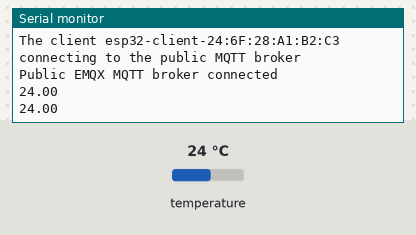
Simulated run of this sketch. Board: ESP32. Shown: the last lines printed to the serial monitor. Inputs (shaded band) come from the test bench; at power-on: temperature 24 °C. WiFi joins after 1.5 s; servers stay silent unless stated; no MQTT or app messages arrive unless stated.

Above: at 2.7 s.
2.8 s: temperature set to 12 °C
At 6.2 s:
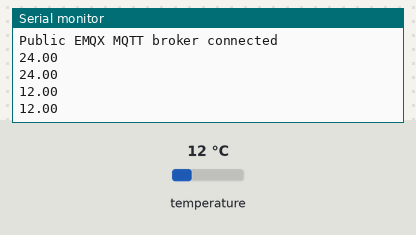
6.5 s: temperature set to 19 °C
At 8.3 s:
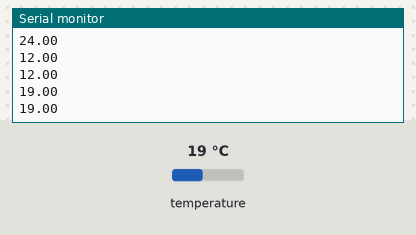
Timing chart, 0 to 9.8 s (numbered marks = the images above; inputs shaded):
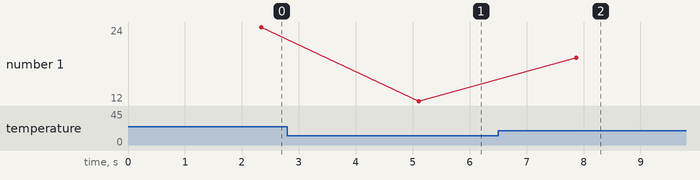

Measured:
- after the input at 2.8 s, the serial monitor: prints a new line after 2.3 s (image 1)
- after the input at 6.5 s, the serial monitor: prints a new line after 1.4 s (image 2)
- plotted number 1: 24 → 12 after the input at 2.8 s, 12 → 19 after the input at 6.5 s

The sketch:

ESP32_hardware_code.ino
```cpp
#include <WiFi.h>
#include <PubSubClient.h>
#include <OneWire.h>
#include <DallasTemperature.h>
const int oneWireBus = 21;

// Setup a oneWire instance to communicate with any OneWire devices
OneWire oneWire(oneWireBus);

// Pass our oneWire reference to Dallas Temperature sensor
DallasTemperature sensors(&oneWire);
// WiFi
const char *ssid = "Royal PG 2nd 3rd 4th";  // Enter your Wi-Fi name
const char *password = "Royal@66";          // Enter Wi-Fi password
const char *mqtt_broker = "13.233.207.131";
const char *mqtt_username = "devagya";
const char *mqtt_password = "devagya";
const int mqtt_port = 1883;
const char *topic = "esp32/body-temp";
WiFiClient espClient;
PubSubClient client(espClient);

void setup() {
  // Set software serial baud to 115200;
  Serial.begin(115200);
  sensors.begin();
  // Connecting to a WiFi network
  WiFi.begin(ssid, password);
  while (WiFi.status() != WL_CONNECTED) {
    delay(500);
    Serial.println("Connecting to WiFi..");
  }
  Serial.println("Connected to the Wi-Fi network");
  //connecting to a mqtt broker
  client.setServer(mqtt_broker, mqtt_port);
  client.setCallback(callback);
  while (!client.connected()) {
    String client_id = "esp32-client-";
    client_id += String(WiFi.macAddress());
    Serial.printf("The client %s connecting to the public MQTT broker\n", client_id.c_str());
    if (client.connect(client_id.c_str(), mqtt_username, mqtt_password)) {
      Serial.println("Public EMQX MQTT broker connected");
    } else {
      Serial.print("failed with state ");
      Serial.print(client.state());
      delay(2000);
    }
  }
//   sensors.requestTemperatures();
//   float temperatureC = sensors.getTempCByIndex(0);
//   String polishedTempC = String(temperatureC);
//   const char *finalTempC = polishedTempC.c_str();
//   // Publish and subscribe
//   Serial.println(finalTempC);
//   client.publish(topic, finalTempC);
//   client.subscribe(topic);
}

void callback(char *topic, byte *payload, unsigned int length) {
  Serial.print("Message arrived in topic: ");
  Serial.println(topic);
  Serial.print("Message:");
  for (int i = 0; i < length; i++) {
    Serial.print((char)payload[i]);
  }
  Serial.println();
  Serial.println("-----------------------");
}

void loop() {
  sensors.requestTemperatures();
  float temperatureC = sensors.getTempCByIndex(0);
  String polishedTempC = String(temperatureC);
  const char *finalTempC = polishedTempC.c_str();
  // Publish and subscribe
  Serial.println(finalTempC);
  Serial.println(temperatureC );
  client.publish(topic, finalTempC);
  client.subscribe(topic);
  delay(2000);
}
```
